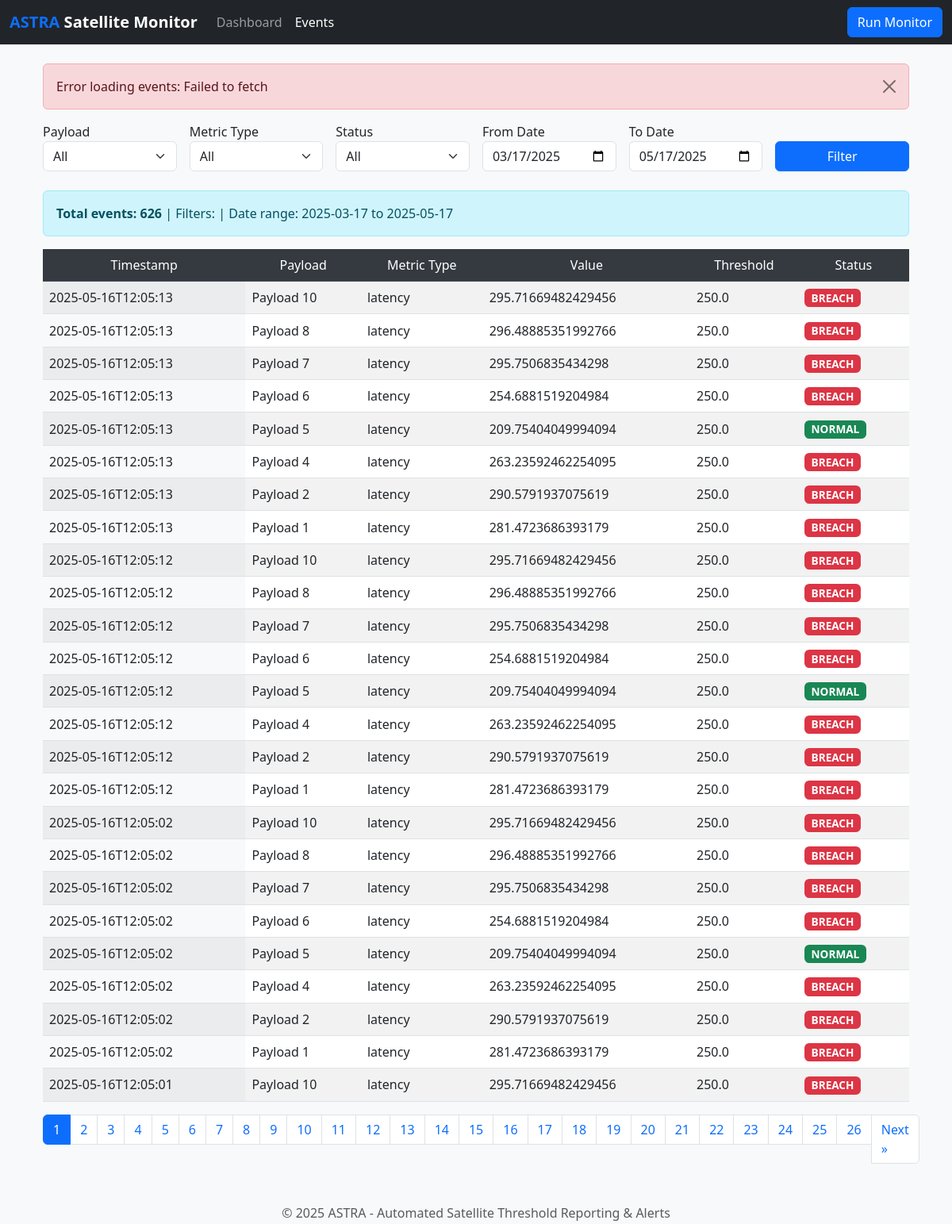
The app's page /events with its own data.
### app/models/event.py (models this page shows, shortened)
class Event(Base):
    __tablename__ = 'events'
    id = Column(Integer, primary_key=True)
    scid = Column(Integer, ForeignKey('payloads.scid'), nullable=False, index=True)
    metric_type = Column(String(50), nullable=False, index=True)
    value = Column(Float, nullable=False)
    threshold = Column(Float, nullable=False)
    status = Column(String(20), nullable=False, index=True)
    timestamp = Column(DateTime, nullable=False, default=datetime.utcnow, index=True)
    payload = relationship("Payload", back_populates="events")
    breach_history = relationship("BreachHistory", back_populates="event", cascade="all, delete-orphan")
    def to_dict(self):
        return {
            'id': self.id,
            'scid': self.scid,
            'metric_type': self.metric_type,
            'value': self.value,
            'threshold': self.threshold,
            'status': self.status,
            'timestamp': self.timestamp.isoformat() if self.timestamp else None
        }

### app/routes/main.py (the view)
@main_bp.route('/events')
def events():
    try:
        filters = parse_filter_params(request)
        page, page_size = parse_pagination_params(request)
        sort_by, sort_order = parse_sort_params(request)
        logger.info(f"Events page request: page={page}, sort_by={sort_by}, sort_order={sort_order}, filters={filters}")
        if 'scid' in filters:
            filters['scid'] = str(filters['scid'])
        result = get_event_service().get_events(
            page=page,
            page_size=page_size,
            sort_by=sort_by,
            sort_order=sort_order,
            filters=filters
        )
        payloads = config.get_payloads()
        for payload in payloads:
            if 'scid' in payload:
                payload['scid'] = str(payload['scid'])
        payloads_dict = {p['scid']: p for p in payloads}
        for event in result['events']:
            event_scid = str(event['scid'])
            if event_scid in payloads_dict:
                event['payload_name'] = payloads_dict[event_scid]['name']
            else:
                event['payload_name'] = f"Unknown ({event_scid})"
        metrics = config.get_metrics()
        return render_template('events.html',
                             events=result['events'],
                             payloads=payloads,
                             metrics=metrics,
                             filters=filters,
                             page=page,
                             page_size=page_size,
                             total_pages=result['total_pages'],
                             total_count=result['total_count'],
                             sort_by=sort_by,
                             sort_order=sort_order)
    except Exception as e:
        logger.error(f"Error in events route: {str(e)}", exc_info=True)
        return handle_error(e)

### app/__init__.py (called while the page is built)
def create_app(config_class=Config):
    app = Flask(__name__)
    app.config.from_object(config_class)
    db = get_db()
    db.init_app()
    init_cache(app)
    app.register_blueprint(main_bp)
    app.register_blueprint(api_bp, url_prefix='/api')
    @app.teardown_appcontext
    def cleanup(exception=None):
        db = get_db()
        db.close_session()
    return app

### app/config/config.py (called while the page is built)
    def load_config(self):
        try:
            with open(self.config_path, 'r') as f:
                return json.load(f)
        except (FileNotFoundError, json.JSONDecodeError) as e:
            print(f"Error loading configuration: {e}")
            return {
                "metrics": {
                    "thermal": {"threshold": 75.0},
                    "voltage": {"threshold": 3.3},
                    "latency": {"threshold": 250}
                },
                "payloads": [
                    {"scid": 101, "name": "Payload 1"},
                    {"scid": 102, "name": "Payload 2"},
                    {"scid": 103, "name": "Payload 3"}
                ]
            }

    def get_metrics(self):
        return self.config.get("metrics", {})

    def get_payloads(self):
        return self.config.get("payloads", [])

### app/database/database.py (called while the page is built)
def get_db():
    return db

    def get_session(self):
        if not self.Session:
            raise RuntimeError("Database not initialized. Call init_app() first.")
        return self.Session()

    def close_session(self):
        if self.Session:
            self.Session.remove()

### app/routes/utils.py (called while the page is built)
def get_default_date_range():
    today = datetime.date.today()
    default_from_date = (today - datetime.timedelta(days=60)).strftime('%Y-%m-%d')
    default_to_date = (today + datetime.timedelta(days=1)).strftime('%Y-%m-%d')  # Add one day to include today
    return default_from_date, default_to_date

def parse_pagination_params(request):
    page = int(request.args.get('page', 1))
    page_size = int(request.args.get('page_size', 25))
    return page, page_size

def parse_sort_params(request):
    sort_by = request.args.get('sort_by', 'timestamp')
    sort_order = request.args.get('sort_order', 'DESC')
    return sort_by, sort_order

### app/services/event_service.py (called while the page is built)
def get_event_service():
    return event_service

### app/utils/logger.py (called while the page is built)
    @classmethod
    def is_enabled(cls):
        config = Config()
        return cls._logging_enabled and config.is_logging_enabled()

    def _log_if_enabled(self, level, message, **kwargs):
        if self.is_enabled():
            level(message, **kwargs)

### app/templates/events.html (shortened to what this page needs)
{% extends "layout.html" %}
{% block content %}
<div class="container-fluid">
    <div id="error-container"></div>
    <form id="filter-form" class="filter-form mb-4">
        <div class="row g-3">
            <div class="col-md-2">
                <div class="form-group">
                    <label for="scid">Payload</label>
                    <select class="form-select" id="scid" name="scid">
                        <option value="">All</option>
                    </select>
                </div>
            </div>
            <div class="col-md-2">
                <div class="form-group">
                    <label for="metric_type">Metric Type</label>
                    <select class="form-select" id="metric_type" name="metric_type">
                        <option value="">All</option>
                    </select>
                </div>
            </div>
            <div class="col-md-2">
                <div class="form-group">
                    <label for="status">Status</label>
                    <select class="form-select" id="status" name="status">
                        <option value="">All</option>
                    </select>
                </div>
            </div>
            <div class="col-md-2">
                <div class="form-group">
                    <label for="date_from">From Date</label>
                    <input type="date" class="form-control" id="date_from" name="date_from"
                           value="{{ filters['date_from']|default('') }}">
                </div>
            </div>
            <div class="col-md-2">
                <div class="form-group">
                    <label for="date_to">To Date</label>
                    <input type="date" class="form-control" id="date_to" name="date_to"
                           value="{{ filters['date_to']|default('') }}">
                </div>
            </div>
            <div class="col-md-2">
                <div class="form-group">
                    <label>&nbsp;</label>
                    <button type="submit" class="btn btn-primary w-100">Filter</button>
                </div>
            </div>
        </div>
    </form>
    <div class="alert alert-info mb-3">
        <strong>Total events: {{ total_count }}</strong>
        {% if filters %}
        <span>
            | Filters:
            | Date range: {{ filters['date_from']|default('') }} to {{ filters['date_to']|default('') }}
        </span>
        {% endif %}
    </div>
    <div class="table-responsive">
        <table id="events-table" class="table table-striped table-hover">
            <thead class="table-dark">
                <tr>
                    <th data-sort="timestamp" {% if sort_by == 'timestamp' %}data-order="{{ sort_order|lower }}"{% endif %}>Timestamp</th>
                    <th data-sort="scid" {% if sort_by == 'scid' %}data-order="{{ sort_order|lower }}"{% endif %}>Payload</th>
                    <th data-sort="metric_type" {% if sort_by == 'metric_type' %}data-order="{{ sort_order|lower }}"{% endif %}>Metric Type</th>
                    <th data-sort="value" {% if sort_by == 'value' %}data-order="{{ sort_order|lower }}"{% endif %}>Value</th>
                    <th data-sort="threshold" {% if sort_by == 'threshold' %}data-order="{{ sort_order|lower }}"{% endif %}>Threshold</th>
                    <th data-sort="status" {% if sort_by == 'status' %}data-order="{{ sort_order|lower }}"{% endif %}>Status</th>
                </tr>
            </thead>
            <tbody>
                {% for event in events %}
                <tr>
                    <td>{{ event['timestamp'] }}</td>
                    <td>{{ event['payload_name'] if 'payload_name' in event else event['scid'] }}</td>
                    <td>{{ event['metric_type'] }}</td>
                    <td>{{ event['value'] }}</td>
                    <td>{{ event['threshold'] }}</td>
                    <td>
                        <span class="badge bg-{{ 'danger' if event['status'] == 'BREACH' else 'success' }}">
                            {{ event['status'] }}
                        </span>
                    </td>
                </tr>
                {% endfor %}
            </tbody>
        </table>
    </div>
    <nav aria-label="Page navigation">
        <ul class="pagination">
            {% for p in range(1, total_pages + 1) %}
            <li class="page-item {{ 'active' if p == page else '' }}">
                <a class="page-link" href="#" data-page="{{ p }}">{{ p }}</a>
            </li>
            {% endfor %}
            {% if page < total_pages %}
            <li class="page-item">
                <a class="page-link" href="#" data-page="{{ page + 1 }}">Next &raquo;</a>
            </li>
            {% endif %}
        </ul>
    </nav>
</div>
{% endblock %}

### app/templates/layout.html (shortened to what this page needs)
<!DOCTYPE html>
<html lang="en">
<head>
    <link href="https://cdn.jsdelivr.net/npm/bootstrap@5.3.0-alpha1/dist/css/bootstrap.min.css" rel="stylesheet">
    <link href="{{ url_for('static', filename='css/style.css') }}" rel="stylesheet">
</head>
<body>
    <header>
        <nav class="navbar navbar-expand-lg navbar-dark bg-dark">
            <div class="container-fluid">
                <a class="navbar-brand" href="{{ url_for('main.index') }}">
                    <span class="text-primary">ASTRA</span> Satellite Monitor
                </a>
                <div class="collapse navbar-collapse" id="navbarNav">
                    <ul class="navbar-nav">
                        <li class="nav-item">
                            <a class="nav-link {% if request.endpoint == 'main.index' %}active{% endif %}"
                               href="{{ url_for('main.index') }}">Dashboard</a>
                        </li>
                        <li class="nav-item">
                            <a class="nav-link {% if request.endpoint == 'main.events' %}active{% endif %}"
                               href="{{ url_for('main.events') }}">Events</a>
                        </li>
                    </ul>
                    <form class="ms-auto">
                        <button type="button" id="run-monitor" class="btn btn-primary">
                            Run Monitor
                        </button>
                    </form>
                </div>
            </div>
        </nav>
    </header>
    <main class="container mt-4">
        {% block content %}{% endblock %}
    </main>
    <footer class="footer mt-5 py-3 bg-light">
        <div class="container text-center">
            <span class="text-muted">© 2025 ASTRA - Automated Satellite Threshold Reporting & Alerts</span>
        </div>
    </footer>
</body>
</html>

### app/static/css/style.css (style rules this page uses)
body { background-color: #f8f9fa; padding-bottom: 60px; }
.navbar-brand { font-weight: bold; }
.footer { position: fixed; bottom: 0; width: 100%; height: 60px; line-height: 60px; }
.badge { font-size: 85%; min-width: 60px; text-align: center; }
.table-responsive { overflow-x: auto; }
.table { border-collapse: separate; border-spacing: 0; }
.table th { background-color: #343a40; color: white; font-weight: 500; }
.table thead.table-dark th { border-color: #454d55; text-align: center; vertical-align: middle; }
.table td { vertical-align: middle; }
@media (min-width: 992px) { .table td:first-child, .table th:first-child, .table td:nth-child(2), .table th:nth-child(2) { position: sticky; left: 0; background-color: #fff; z-index: 1; } }
@media (min-width: 992px) { .table td:first-child { background-color: #f8f9fa; } }
@media (min-width: 992px) { .table th:first-child, .table th:nth-child(2) { z-index: 2; background-color: #343a40; } }
.badge.bg-danger { animation: pulse 2s infinite; }

### records on screen
Event: timestamp "2025-05-16T12:05:13", event "Payload 10", metric_type "latency", value "295.71669482429456", threshold "250.0", status "BREACH"
Event: timestamp "2025-05-16T12:05:13", event "Payload 8", metric_type "latency", value "296.48885351992766", threshold "250.0", status "BREACH"
Event: timestamp "2025-05-16T12:05:13", event "Payload 7", metric_type "latency", value "295.7506835434298", threshold "250.0", status "BREACH"
Event: timestamp "2025-05-16T12:05:13", event "Payload 6", metric_type "latency", value "254.6881519204984", threshold "250.0", status "BREACH"
Event: timestamp "2025-05-16T12:05:13", event "Payload 5", metric_type "latency", value "209.75404049994094", threshold "250.0", status "NORMAL"
Event: timestamp "2025-05-16T12:05:13", event "Payload 4", metric_type "latency", value "263.23592462254095", threshold "250.0", status "BREACH"
Event: timestamp "2025-05-16T12:05:13", event "Payload 2", metric_type "latency", value "290.5791937075619", threshold "250.0", status "BREACH"
Event: timestamp "2025-05-16T12:05:13", event "Payload 1", metric_type "latency", value "281.4723686393179", threshold "250.0", status "BREACH"
Event: timestamp "2025-05-16T12:05:12", event "Payload 10", metric_type "latency", value "295.71669482429456", threshold "250.0", status "BREACH"
Event: timestamp "2025-05-16T12:05:12", event "Payload 8", metric_type "latency", value "296.48885351992766", threshold "250.0", status "BREACH"
Event: timestamp "2025-05-16T12:05:12", event "Payload 7", metric_type "latency", value "295.7506835434298", threshold "250.0", status "BREACH"
Event: timestamp "2025-05-16T12:05:12", event "Payload 6", metric_type "latency", value "254.6881519204984", threshold "250.0", status "BREACH"
Event: timestamp "2025-05-16T12:05:12", event "Payload 5", metric_type "latency", value "209.75404049994094", threshold "250.0", status "NORMAL"
Event: timestamp "2025-05-16T12:05:12", event "Payload 4", metric_type "latency", value "263.23592462254095", threshold "250.0", status "BREACH"
Event: timestamp "2025-05-16T12:05:12", event "Payload 2", metric_type "latency", value "290.5791937075619", threshold "250.0", status "BREACH"
Event: timestamp "2025-05-16T12:05:12", event "Payload 1", metric_type "latency", value "281.4723686393179", threshold "250.0", status "BREACH"
Event: timestamp "2025-05-16T12:05:02", event "Payload 10", metric_type "latency", value "295.71669482429456", threshold "250.0", status "BREACH"
Event: timestamp "2025-05-16T12:05:02", event "Payload 8", metric_type "latency", value "296.48885351992766", threshold "250.0", status "BREACH"
Event: timestamp "2025-05-16T12:05:02", event "Payload 7", metric_type "latency", value "295.7506835434298", threshold "250.0", status "BREACH"
Event: timestamp "2025-05-16T12:05:02", event "Payload 6", metric_type "latency", value "254.6881519204984", threshold "250.0", status "BREACH"
Event: timestamp "2025-05-16T12:05:02", event "Payload 5", metric_type "latency", value "209.75404049994094", threshold "250.0", status "NORMAL"
Event: timestamp "2025-05-16T12:05:02", event "Payload 4", metric_type "latency", value "263.23592462254095", threshold "250.0", status "BREACH"
Event: timestamp "2025-05-16T12:05:02", event "Payload 2", metric_type "latency", value "290.5791937075619", threshold "250.0", status "BREACH"
Event: timestamp "2025-05-16T12:05:02", event "Payload 1", metric_type "latency", value "281.4723686393179", threshold "250.0", status "BREACH"
Event: timestamp "2025-05-16T12:05:01", event "Payload 10", metric_type "latency", value "295.71669482429456", threshold "250.0", status "BREACH"

### other values on screen
{{ total_count }} "626"
{{ filters['date_from']|default('') }} "2025-03-17"
{{ filters['date_to']|default('') }} "2025-05-17"
{{ p }} "1" "2" "3" "4" "5" "6" "7" "8" "9" "10" "11" "12" "13" "14" "15" "16" "17" "18" "19" "20" "21" "22" "23" "24" "25" "26"
